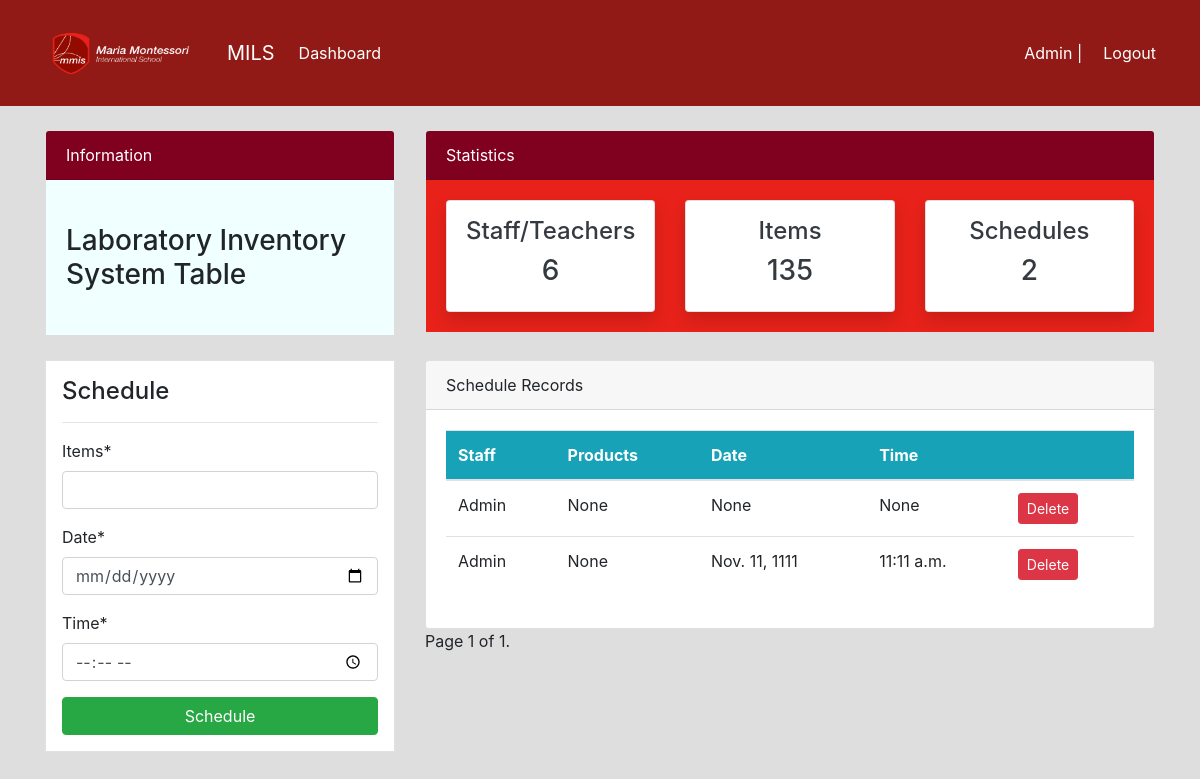
Before: /order/ (signed in) with the older database file.
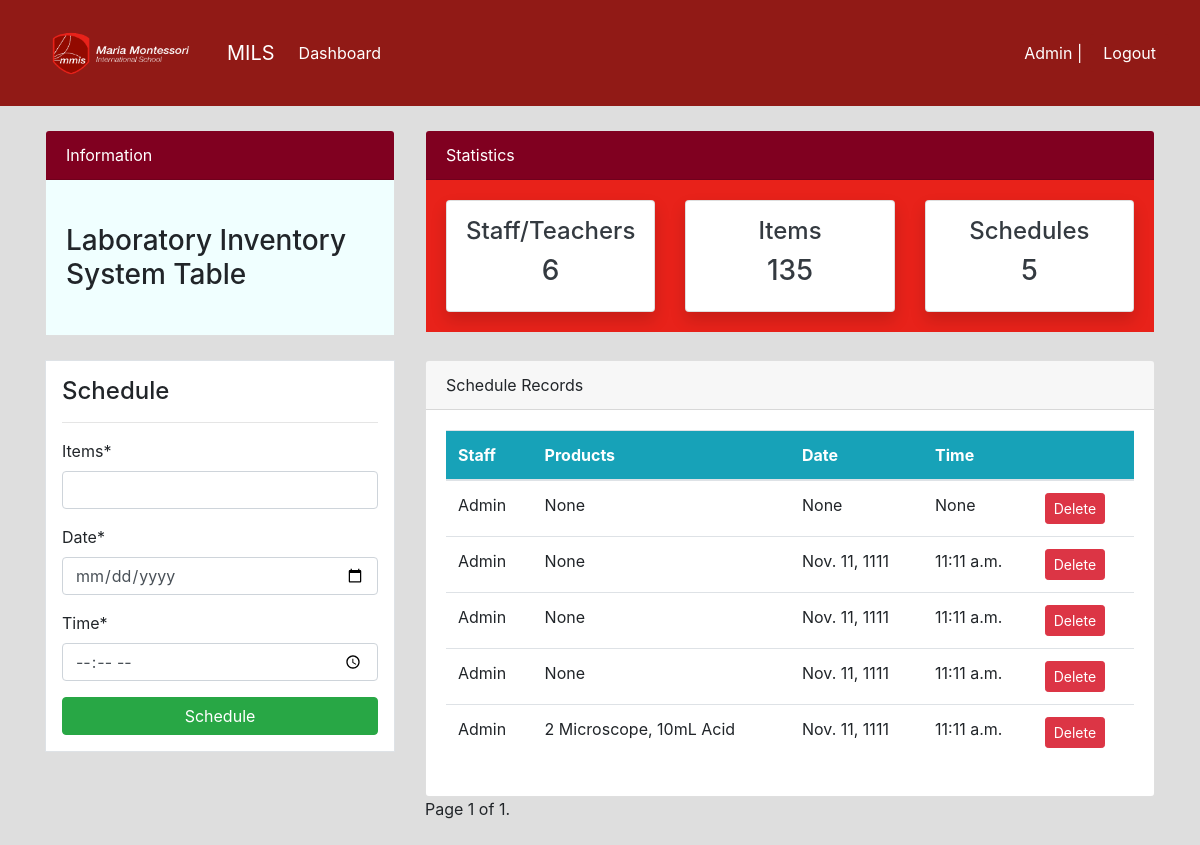
After: the same page with the newer database file.
### dashboard/models.py (models this page shows, shortened)
class Orders(models.Model):
    products = models.CharField(max_length=100, null=True)
    items = models.CharField(max_length=100, null=True)
    staff = models.ForeignKey(User, models.CASCADE, null=True)
    date = models.DateField(null=True)
    time = models.TimeField(null=True)
    class Meta:
        verbose_name_plural = 'Order'

### dashboard/views.py (the view)
# urls.py: path('order/', views.order, name='dashboard-order'),
@login_required
def order(request):
    current = date.today
    orders = Orders.objects.order_by('date', 'time')
    orders_count = orders.count()
    workers_count = User.objects.all().count()
    items_count = Product.objects.all().count()
    paginator = Paginator(orders, 6)
    page_number = request.GET.get('page')
    orders = paginator.get_page(page_number)
    if request.method=='POST':
        form = OrderForm(request.POST)
        if form.is_valid():
            instance = form.save(commit=False)
            instance.staff = request.user
            instance.save()
            messages.success(request, f'Schedule has been added')
            return redirect('dashboard-order')
    else:
        form = OrderForm()
    context={
        'orders':orders,
        'form':form,
        'orders_count':orders_count,
        'workers_count':workers_count,
        'items_count':items_count,
        'curennt':current,
    }
    return render(request, 'dashboard/order.html', context)

### dashboard/forms.py
class OrderForm(forms.ModelForm):
    class Meta:
        model = Orders
        fields = ['items', 'date', 'time']
        widgets = {
            'date':forms.widgets.DateInput(attrs={'type':'date'}),
            'time':forms.widgets.TimeInput(attrs={'type':'time'}),
        }

### templates/dashboard/order.html (shortened to what this page needs)
{% extends 'partials/base.html' %}
{% load crispy_forms_filters %}
{% load crispy_forms_tags %}
{% block content %}
{% include 'partials/topnav.html' %}
<div class="container">
    <div class="row my-4">
        <div class="col-md-4">
            <div class="border bg-white p-3">
                <h4>Schedule</h4>
                <hr>
                <form method="POST">
                    {{ form|crispy }}
                    <input class="btn btn-success btn-block" type="submit" value="Schedule">
                </form>
            </div>
        </div>
        <div class="col-md-8">
            <div class="card">
                <div class="card-header">
                    Schedule Records
                </div>
                <div class="card-body">
                    <table class="table bg-white">
                        <thead class="bg-info text-white">
                            <tr>
                                <th scope="col">Staff</th>
                                <th scope="col">Products</th>
                                <th scope="col">Date</th>
                                <th scope="col">Time</th>
                                <th scope="col"> </th>
                            </tr>
                        </thead>
                        <tbody>
                            {% for orders in orders %}
                            <tr>
                                <td>{{ orders.staff }}</td>
                                <td>{{ orders.items }}</td>
                                <td>{{ orders.date }}</td>
                                <td>{{ orders.time }}</td>
                                <td>
                                    <a class="btn btn-danger btn-sm" href="{% url 'dashboard-order-delete' orders.id %}">Delete</a>
                                </td>
                            </tr>
                            {% endfor %}
                        </tbody>
                    </table>
                </div>
            </div>
            <div class="pagination">
                <span class="step-links">
                    <span class="current">
                        Page {{ orders.number }} of {{ orders.paginator.num_pages }}.
                    </span>
                </span>
            </div>
        </div>
    </div>
{% endblock %}

### templates/partials/base.html (shortened to what this page needs)
{% load static %}
<!doctype html>
<html lang="en">
  <head>
    <link rel="stylesheet" href="https://cdn.jsdelivr.net/npm/bootstrap@4.6.2/dist/css/bootstrap.min.css">
    <link href="https://cdn.jsdelivr.net/npm/select2@4.1.0-rc.0/dist/css/select2.min.css" rel="stylesheet" />
    <link rel="stylesheet" href="{% static '/style.css' %}">
  </head>
  <body style="background-color: #dedede">
    {% include 'partials/nav.html' %}
    {% block content %}
    {% endblock %}
  </body>
</html>

### templates/partials/nav.html (shortened to what this page needs)
{% load static %}
<nav class="navbar navbar-expand-lg" style = "background-color:#911A16;">
    <div class="container-fluid">
        <a class = "navbar-brand" href="https://www.mmis.edu.ph"><img src = "{% static 'MMISBG.png' %}" width = "180" height="80"> </a>
        <a class="navbar-brand text-white d-inline-block align-top" href="{% url 'dashboard-index' %}">MILS</a>
        {% if user.is_authenticated %}
        <div class="collapse navbar-collapse" id="navbarSupportedContent">
                <ul class="navbar-nav mr-auto">
                    <li class="nav-item active">
                        <a class="nav-link text-white" href="{% url 'dashboard-index' %}">Dashboard </a>
                    </li>
                </ul>
                <ul class="navbar-nav ml-auto">
                    <li class="nav-item active">
                        <a class="nav-link text-white" href="{% url 'user-profile' %}"> {{user.username}} | </a>
                    </li>
                    <form method="post" action="{% url 'user-logout' %}" class="form-inline my-2 my-lg-0">
                        <button class="btn btn-" type="submit" style="background-color:#911A16; color:#FFFFFF;" >Logout</button>
                      </form>
                </ul>
            {% endif %}
        </div>
    </div>
</nav>

### templates/partials/topnav.html (shortened to what this page needs)
<div class="container">
    <div class="row mt-4">
        <div class="col-md-4">
            <div class="card">
                <div class="card-header text-white" style="background-color: #800020;">
                    Information
                </div>
                <div class="card-body" style="background-color: azure;">
                    <marquee behavior="" direction="">
                        <h3 class="my-4">Laboratory Inventory System Table</h3>
                    </marquee>
                </div>
            </div>
        </div>
        <div class="col-md-8">
            <div class="card">
                <div class="card-header text-white" style="background-color: #800020;">
                    Statistics
                </div>
                <div class="card-body" style="background-color: #E8221A;">
                    <div class="row">
                        <div class="col-md-4">
                            <a class="text-decoration-none text-dark" href="{% url 'dashboard-staff' %}">
                                <div class="card my-card shadow text-center p-3" style="background-color: #FFFFFF;">
                                    <h4>Staff/Teachers </h4>
                                    <h3>{{ workers_count }}</h3>
                                </div>
                            </a>
                        </div>
                        <div class="col-md-4">
                            <a class="text-decoration-none text-dark" href="{% url 'dashboard-product' %}">
                                <div class="card my-card shadow text-center p-3">
                                    <h4>Items </h4>
                                    <h3>{{ items_count }}</h3>
                                </div>
                            </a>
                        </div>
                        <div class="col-md-4">
                            <a class="text-decoration-none text-dark" href="{% url 'dashboard-order' %}">
                                <div class="card my-card shadow text-center p-3">
                                    <h4>Schedules </h4>
                                    <h3>{{ orders_count }}</h3>
                                </div>
                            </a>
                        </div>
                    </div>
                </div>
            </div>
        </div>
    </div>
</div>

### static/style.css (style rules this page uses)
body { background: rgb(230, 227, 227); margin: 0px; }

Changed rows visible on the page:
added Orders: staff "Admin", items "None", date "Nov. 11, 1111", time "11:11 a.m."
added Orders: staff "Admin", items "None", date "Nov. 11, 1111", time "11:11 a.m."
added Orders: staff "Admin", items "2 Microscope, 10mL Acid", date "Nov. 11, 1111", time "11:11 a.m."
Other visible differences:
{{ orders_count }}: "2" → "5"
